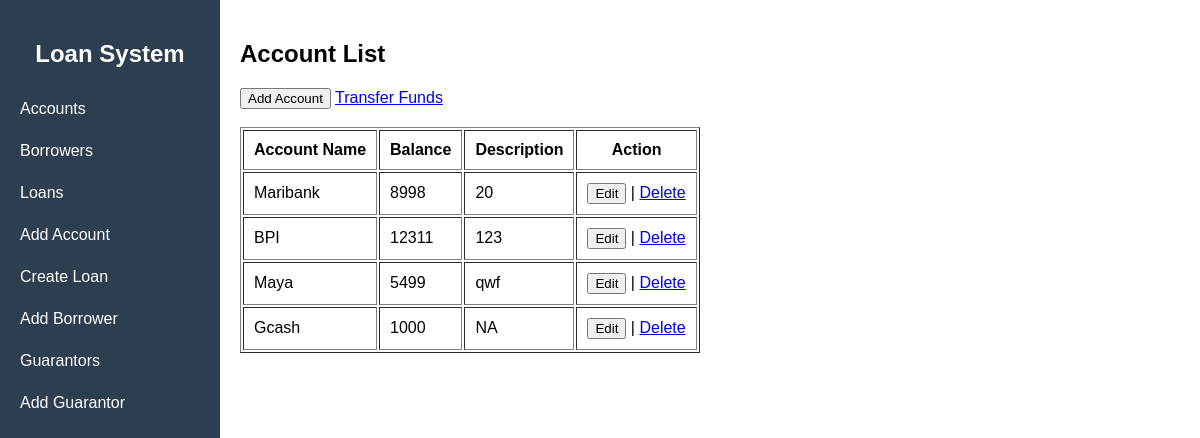
Page /public/index.php?url=account/index (signed in) on the earlier database version.
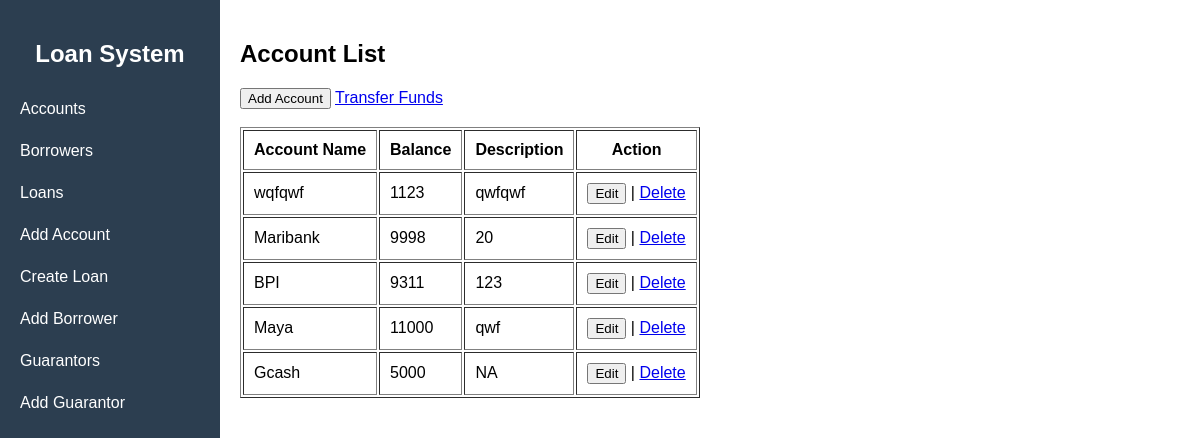
Same page on the later database version.
### tables this page shows
CREATE TABLE `accounts` (
  `id` int(11) NOT NULL,
  `account_name` varchar(100) DEFAULT NULL,
  `balance` varchar(100) DEFAULT NULL,
  `description` varchar(255) DEFAULT NULL
);

### app/controllers/AccountController.php (called while the page is built, shortened)
<?php
require_once "../app/models/Account.php";
class AccountController {
    private $account;
    public function __construct() {
        $this->account = new Account();
    }
    public function index() {
        $accounts = $this->account->getAll();
        require "../app/views/accounts/index.php";
    }
}

### core/App.php (called while the page is built, shortened)
<?php
class App {
    protected $method = "index";
    public function __construct() {
        $url = $this->parseUrl();
        if (isset($url[0])) {
            $controllerName = ucfirst($url[0]) . "Controller";
            $controllerFile = "../app/controllers/" . $controllerName . ".php";
            if (file_exists($controllerFile)) {
                unset($url[0]);
            }
        }
        $this->controller = new $this->controller;
        if (isset($url[1]) && method_exists($this->controller, $url[1])) {
            $this->method = $url[1];
            unset($url[1]);
        }
        $params = $url ? array_values($url) : [];
        call_user_func_array([$this->controller, $this->method], $params);
    }
    public function parseUrl() {
        if (isset($_GET['url']) && !empty($_GET['url'])) {
            return explode("/", filter_var(rtrim($_GET['url'], "/"), FILTER_SANITIZE_URL));
        }
        return [];
    }
}

### public/index.php (called while the page is built)
<?php
require_once "../core/App.php";
$app = new App();

### core/Model.php (called while the page is built, shortened)
<?php
require_once __DIR__ . '/../config/database.php';
class Model {
    public function __construct() {
        $db = new Database();
        $this->conn = $db->connect();
    }
}

### config/database.php (called while the page is built, shortened)
<?php
class Database {
    private $host = "localhost";
    private $db_name = "loan_db";
    private $username = "root";
    private $password = "";
    public function connect() {
        $this->conn = null;
        try {
            $this->conn = new PDO(
                "mysql:host={$this->host};port=3307;dbname={$this->db_name}",
                $this->username,
                $this->password
            );
            $this->conn->setAttribute(PDO::ATTR_ERRMODE, PDO::ERRMODE_EXCEPTION);
        } catch (PDOException $e) {
            die("Connection failed: " . $e->getMessage());
        }
        return $this->conn;
    }
}

### app/models/Account.php (called while the page is built, shortened)
<?php
require_once "../core/Model.php";
class Account extends Model {
    public function getAll() {
        $stmt = $this->conn->prepare("
            SELECT * FROM accounts ORDER BY id DESC
        ");
        $stmt->execute();
        return $stmt->fetchAll(PDO::FETCH_ASSOC);
    }
}

### app/views/accounts/index.php (the view, shortened to what this page needs)
<?php include __DIR__ . "/../layouts/sidebar.php"; ?>
<h2>Account List</h2>
<button onclick="openCreateModal()">
    Add Account
</button>
<a href="/LoanManagement/public/index.php?url=account/transferForm">
    Transfer Funds
</a>
<br><br>
<table border="1" cellpadding="10">
    <tr>
        <th>Account Name</th>
        <th>Balance</th>
        <th>Description</th>
        <th>Action</th>
    </tr>
    <?php if (!empty($accounts)): ?>
        <?php foreach ($accounts as $account): ?>
        <tr>
            <td><?= $account['account_name'] ?></td>
            <td><?= $account['balance'] ?></td>
            <td><?= $account['description'] ?></td>
            <td>
                <button onclick="openEditModal(
                    <?= $account['id'] ?>,
                    '<?= addslashes($account['account_name']) ?>',
                    '<?= $account['balance'] ?>',
                    '<?= addslashes($account['description']) ?>'
                )">
                    Edit
                </button>
                |
                <a href="/LoanManagement/public/index.php?url=account/delete/<?= $account['id'] ?>"
                   onclick="return confirm('Delete this account?')">
                    Delete
                </a>
            </td>
        </tr>
        <?php endforeach; ?>
    <?php else: ?>
        <tr>
            <td colspan="4">No accounts found</td>
        </tr>
    <?php endif; ?>
</table>
<?php include __DIR__ . "/../layouts/footer.php"; ?>

Differences in the rows shown:
added accounts: account_name "wqfqwf", balance "1123", description "qwfqwf"
changed accounts "Maribank": balance "8998" → "9998"
changed accounts "BPI": balance "12311" → "9311"
changed accounts "Maya": balance "5499" → "11000"
changed accounts "Gcash": balance "1000" → "5000"
